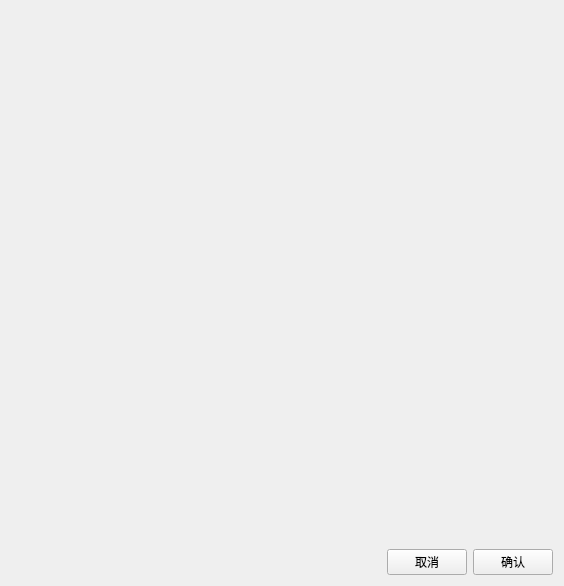
<?xml version="1.0" encoding="UTF-8"?>
<ui version="4.0">
 <class>SelectArgumentsWidget</class>
 <widget class="QWidget" name="SelectArgumentsWidget">
  <property name="geometry">
   <rect>
    <x>0</x>
    <y>0</y>
    <width>564</width>
    <height>586</height>
   </rect>
  </property>
  <property name="windowTitle">
   <string>Form</string>
  </property>
  <layout class="QGridLayout" name="gridLayout">
   <item row="0" column="1">
    <widget class="SelectVariableWidget" name="widget_selectVariable" native="true"/>
   </item>
   <item row="0" column="0">
    <widget class="SelectVariableGroupWidget" name="widget_selectVariableGroup" native="true"/>
   </item>
   <item row="1" column="0" colspan="2">
    <layout class="QGridLayout" name="gridLayout_2">
     <item row="0" column="2">
      <widget class="QPushButton" name="pushButton_confirm">
       <property name="text">
        <string>确认</string>
       </property>
      </widget>
     </item>
     <item row="0" column="0">
      <spacer name="horizontalSpacer">
       <property name="orientation">
        <enum>Qt::Horizontal</enum>
       </property>
       <property name="sizeHint" stdset="0">
        <size>
         <width>40</width>
         <height>20</height>
        </size>
       </property>
      </spacer>
     </item>
     <item row="0" column="1">
      <widget class="QPushButton" name="pushButton_cancel">
       <property name="text">
        <string>取消</string>
       </property>
      </widget>
     </item>
    </layout>
   </item>
  </layout>
 </widget>
 <customwidgets>
  <customwidget>
   <class>SelectVariableGroupWidget</class>
   <extends>QWidget</extends>
   <header>SelectVariableGroupWidget.h</header>
   <container>1</container>
  </customwidget>
  <customwidget>
   <class>SelectVariableWidget</class>
   <extends>QWidget</extends>
   <header>SelectVariableWidget.h</header>
   <container>1</container>
  </customwidget>
 </customwidgets>
 <resources/>
 <connections/>
</ui>
